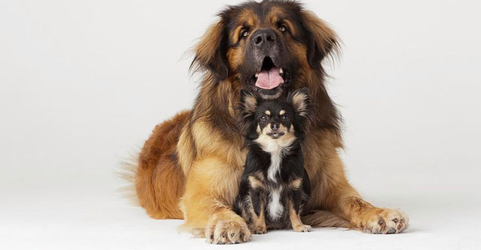
#> input picture example.png, 481 x 250 px, shrunk from 1024 x 532 before the run
$ python app.py
#> lines starting #> are read from the running program, lines starting #| are printed output that depends on the picture
### src/image_shredder.py
import os.path
from typing import Self
import numpy as np
from PIL import Image


class ImageShredder:
    def __init__(self):
        self.__image_array: np.ndarray = np.array([])


    def save_image(self, path: str) -> Self:
        Image.fromarray(self.__image_array).save(path)
        return Self


    def show_image(self) -> Self:
        Image.fromarray(self.__image_array).show()
        return Self


    def get_image_array(self) -> np.ndarray:
        return self.__image_array.copy()


    def set_from_list(self, images: list[np.ndarray], axis: int = 0) -> Self:
        self.__image_array = np.concatenate(images, axis=axis)
        return self


    def set_from_file(self, path: str) -> Self:
#> called with path = 'example.png'
        if os.path.exists(path):
            img = Image.open(path)
#> img is the input picture: PIL image 481x250 RGB; mean R, G, B 195.8, 185.7, 176.4
            img = img.convert('RGB')
            self.__image_array = np.array(img)
        else:
            raise IOError(f'File {path} not exists')


    def set_from_array(self, np_array: np.ndarray) -> Self:
        self.__image_array = np_array.copy()
        return Self


    def add_image_border(self, color: tuple[int, int, int], width: int = 1) -> Self:
        """
        Adds a border of specified color and thickness around the input image.

        Parameters:
            color (tuple): Border color as a tuple of uint8 values (e.g., (255, 0, 0) for red).
            width (int): Thickness of the border in pixels.
        Returns:
            np.ndarray: New image array with the border added.

        """
        border_color = np.array(color, dtype=np.uint8)

        # Get original image dimensions
        h, w, _ = self.__image_array.shape

        # Compute new dimensions including the border
        new_h = h + 2 * width
        new_w = w + 2 * width

        # Create a new image array filled with the border color
        new_image_array = np.full((new_h, new_w, len(border_color)), border_color, dtype=np.uint8)

        # Insert the original image into the center of the new array
        new_image_array[width:width + h, width:width + w] = self.__image_array

        self.__image_array = new_image_array

        return self


    def crop_image_by_slice(self, slice_width: int, v_slice_count: int | None = None, h_slice_count: int | None = None) -> Self:
        img_height, img_width, _ = self.__image_array.shape

        # Compute the largest crop size divisible by full block layout
        full_block_height = slice_width * v_slice_count if v_slice_count else img_height
        full_block_width = slice_width * h_slice_count if h_slice_count else img_width

        cropped_height = (img_height // full_block_height) * full_block_height
        cropped_width = (img_width // full_block_width) * full_block_width

        self.crop_image(cropped_height, cropped_width)

        return self


    def crop_image(self, new_height: int, new_width: int) -> Self:
        """
        Adjusts the image to the exact size (new_height, new_width) by cropping
        or padding as needed. The content stays centered.

        Parameters:
            new_height (int): Desired output height.
            new_width (int): Desired output width.

        Returns:
            np.ndarray: Image of shape (new_height, new_width, C).
        """
        h, w, c = self.__image_array.shape

        # Determine cropping margins
        crop_top = max((h - new_height) // 2, 0)
        crop_bottom = crop_top + min(new_height, h)
        crop_left = max((w - new_width) // 2, 0)
        crop_right = crop_left + min(new_width, w)

        # Crop image to center
        cropped = self.__image_array[crop_top:crop_bottom, crop_left:crop_right, :]

        # Determine padding if needed
        pad_top = max((new_height - cropped.shape[0]) // 2, 0)
        pad_bottom = new_height - cropped.shape[0] - pad_top
        pad_left = max((new_width - cropped.shape[1]) // 2, 0)
        pad_right = new_width - cropped.shape[1] - pad_left

        # Apply padding (black by default)
        if any([pad_top, pad_bottom, pad_left, pad_right]):
            cropped = np.pad(
                cropped,
                ((pad_top, pad_bottom), (pad_left, pad_right), (0, 0)),
                mode='constant',
                constant_values=0
            )
        self.__image_array = cropped
        return Self


    def _get_sliced_blocks(self, block_size: int, num_blocks_y: int = 1, num_blocks_x: int = 1) -> list[np.ndarray]:
        """
        Slices the input image into smaller blocks based on the block size and number of blocks in Y and X directions.
        The slicing wraps modulo-style if the number of blocks is less than the number of full blocks in the image.

        Parameters:
            block_size (int): The size of each square block in pixels.
            num_blocks_y (int): Number of vertical block groups.
            num_blocks_x (int): Number of horizontal block groups.

        Returns:
            list[np.ndarray]: A list of image blocks, each as a NumPy array.
        """
        # Create row mask to assign each pixel row to a vertical block index
        row_mask = np.array([
            (row // block_size) % num_blocks_y
            for row in range(self.__image_array.shape[0])
        ])

        # Create column mask to assign each pixel column to a horizontal block index
        col_mask = np.array([
            (col // block_size) % num_blocks_x
            for col in range(self.__image_array.shape[1])
        ])

        # Generate all (row, col) block index pairs
        block_indices = np.array([
            (row_idx, col_idx)
            for col_idx in range(num_blocks_x)
            for row_idx in range(num_blocks_y)
        ])

        # Extract and return all blocks matching their respective masks
        return [
            self.__image_array[np.ix_(row_mask == row, col_mask == col)]
            for row, col in block_indices
        ]


    # [25 lines left out: function slice, not called in this run]


    def slice_vertical(self, slice_width: int, slice_count: int, rotate: bool = False ) -> Self:
        """
        Vertically slices an image into horizontal blocks and then reassembles them
        either vertically (default) or horizontally (if rotate=True).

        Parameters:
            slice_width (int): Height of each horizontal slice in pixels.
            slice_count (int): Number of slices to extract across the height.
            rotate (bool): If True, stack the slices horizontally instead of vertically.

        Returns:
            np.ndarray: Concatenated image formed by stacking the slices.
        """
        # Slice image into horizontal blocks using a helper
        sliced_blocks = self._get_sliced_blocks(slice_width, 1, slice_count)

        # Choose axis to concatenate: 0 = vertical, 1 = horizontal
        axis = 1 if rotate else 0

        # Concatenate slices along the chosen axis
        self.__image_array = np.concatenate(sliced_blocks, axis=axis, dtype=np.uint8)

        return self


    def slice_horizontal(self, slice_width: int, slice_count: int, rotate: bool = False ) -> Self:
        """
        Horizontally slices an image into vertical blocks and then reassembles them
        either horizontally (default) or vertically (if rotate=True).

        Parameters:
            slice_width (int): Width of each vertical slice in pixels.
            slice_count (int): Number of slices to extract across the width.
            rotate (bool): If True, stack the slices vertically instead of horizontally.

        Returns:
            np.ndarray: Concatenated image formed by stacking the slices.
        """
        # Slice image into vertical blocks using a helper
        sliced_blocks = self._get_sliced_blocks(slice_width, slice_count, 1)

        # Choose axis to concatenate: 1 = horizontal, 0 = vertical
        axis = 0 if rotate else 1

        # Concatenate slices along the chosen axis
        self.__image_array = np.concatenate(sliced_blocks, axis=axis, dtype=np.uint8)

        return self

### app.py
from src.image_shredder import ImageShredder
import config

def main():
    # Initialize image shredder
    shredder = ImageShredder()

    # Load original image
    shredder.set_from_file(config.SOURCE_PATH)
    original = shredder.get_image_array()

    # Crop image to ensure clean slicing
    shredder.crop_image_by_slice(config.SLICE_WIDTH, config.H_SLICE_COUNT, config.V_SLICE_COUNT)

    # Perform vertical slicing
    shredder.slice_vertical(config.SLICE_WIDTH, config.V_SLICE_COUNT, rotate=True)
    v_sliced = shredder.get_image_array()

    # Perform horizontal slicing on vertically sliced image
    shredder.set_from_array(v_sliced)
    shredder.slice_horizontal(config.SLICE_WIDTH, config.H_SLICE_COUNT, rotate=False)
    h_sliced = shredder.get_image_array()

    # Prepare all images for display with padding
    images = [original, v_sliced, h_sliced]
    max_width = max(img.shape[1] for img in images) + config.SPACE_AROUND_IMAGE * 2

    for i, img in enumerate(images):
        shredder.set_from_array(img)
        padded_height = img.shape[0] + config.SPACE_AROUND_IMAGE * 2
        shredder.crop_image(padded_height, max_width)
        images[i] = shredder.get_image_array()

    # Display all images stacked vertically
    shredder.set_from_list(images, axis=0)
    shredder.add_image_border(config.BORDER_COLOR, config.BORDER_WIDTH)
    shredder.save_image(config.DESTINATION_PATH)
#> in save_image, `Image.fromarray(self.__image_array).save(path)`:
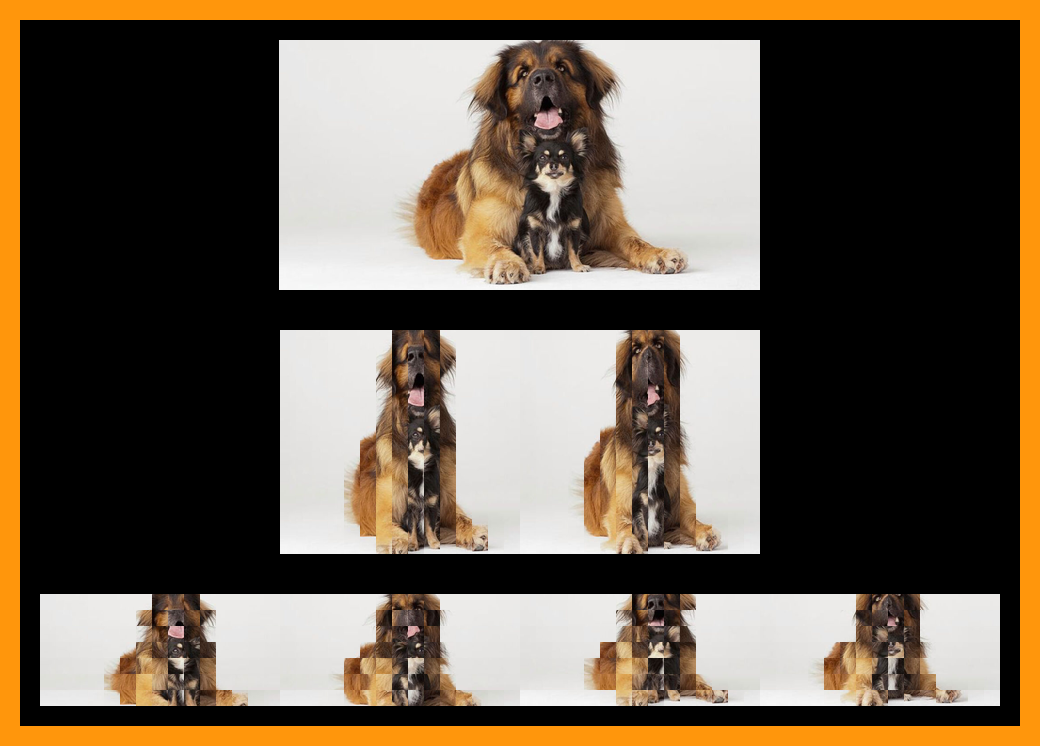
#> saved as result.png: PIL image 1040x746 RGB; mean R, G, B 106.5, 92.5, 75.8

if __name__ == "__main__":
    main()
